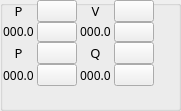
    <widget class="QGroupBox" name="groupBox_2">
     <property name="geometry">
      <rect>
       <x>10</x>
       <y>10</y>
       <width>181</width>
       <height>111</height>
      </rect>
     </property>
     <property name="title">
      <string/>
     </property>
     <widget class="QWidget" name="layoutWidget">
      <property name="geometry">
       <rect>
        <x>0</x>
        <y>0</y>
        <width>181</width>
        <height>107</height>
       </rect>
      </property>
      <layout class="QGridLayout" name="gridLayout">
       <property name="sizeConstraint">
        <enum>QLayout::SetFixedSize</enum>
       </property>
       <property name="spacing">
        <number>0</number>
       </property>
       <item row="0" column="0">
        <layout class="QVBoxLayout" name="verticalLayout_23">
         <item>
          <widget class="QLabel" name="King_Power_Label">
           <property name="font">
            <font>
             <family>Inter UI Medium</family>
             <pointsize>10</pointsize>
             <weight>50</weight>
             <bold>false</bold>
            </font>
           </property>
           <property name="lineWidth">
            <number>1</number>
           </property>
           <property name="text">
            <string>P</string>
           </property>
           <property name="alignment">
            <set>Qt::AlignCenter</set>
           </property>
          </widget>
         </item>
         <item>
          <widget class="QLabel" name="King_Power_live_label">
           <property name="sizePolicy">
            <sizepolicy hsizetype="Expanding" vsizetype="Preferred">
             <horstretch>0</horstretch>
             <verstretch>0</verstretch>
            </sizepolicy>
           </property>
           <property name="font">
            <font>
             <family>Inter UI Medium</family>
             <pointsize>9</pointsize>
            </font>
           </property>
           <property name="text">
            <string> 000.0 </string>
           </property>
          </widget>
         </item>
        </layout>
       </item>
       <item row="0" column="1">
        <layout class="QVBoxLayout" name="verticalLayout_22">
         <property name="spacing">
          <number>0</number>
         </property>
         <item>
          <widget class="QPushButton" name="King_Power_Up_Btn">
           <property name="styleSheet">
            <string notr="true">
#King_Power_Up_Btn{
border-image: url(:/img/480px_Green_Arrow_Up.png);

}
#King_Power_Up_Btn:pressed{
	
	border-image: url(:/img/480px_Red_Arrow_Up.png);
}</string>
           </property>
           <property name="text">
            <string/>
           </property>
          </widget>
         </item>
         <item>
          <widget class="QPushButton" name="King_Power_Down_Btn">
           <property name="styleSheet">
            <string notr="true">
#King_Power_Down_Btn{
border-image: url(:/img/480px_Green_Arrow_Down.png);
padding:2px;

}
#King_Power_Down_Btn:pressed{
	
	border-image: url(:/img/480px_Red_Arrow_Down.png);
}</string>
           </property>
           <property name="text">
            <string/>
           </property>
          </widget>
         </item>
        </layout>
       </item>
       <item row="0" column="2">
        <layout class="QVBoxLayout" name="verticalLayout_25">
         <property name="spacing">
          <number>0</number>
         </property>
         <item>
          <widget class="QLabel" name="King_Volt_Label">
           <property name="font">
            <font>
             <family>Inter UI Medium</family>
             <pointsize>10</pointsize>
             <weight>50</weight>
             <bold>false</bold>
            </font>
           </property>
           <property name="text">
            <string>V</string>
           </property>
           <property name="alignment">
            <set>Qt::AlignCenter</set>
           </property>
          </widget>
         </item>
         <item>
          <widget class="QLabel" name="King_Volt_live_label">
           <property name="sizePolicy">
            <sizepolicy hsizetype="Expanding" vsizetype="Preferred">
             <horstretch>0</horstretch>
             <verstretch>0</verstretch>
            </sizepolicy>
           </property>
           <property name="font">
            <font>
             <family>Inter UI Medium</family>
             <pointsize>9</pointsize>
            </font>
           </property>
           <property name="text">
            <string> 000.0 </string>
           </property>
          </widget>
         </item>
        </layout>
       </item>
       <item row="0" column="3">
        <layout class="QVBoxLayout" name="verticalLayout_24">
         <property name="spacing">
          <number>0</number>
         </property>
         <item>
          <widget class="QPushButton" name="King_Volt_Up_Btn">
           <property name="styleSheet">
            <string notr="true">
#King_Volt_Up_Btn{
border-image: url(:/img/480px_Green_Arrow_Up.png);

}
#King_Volt_Up_Btn:pressed{
	
	border-image: url(:/img/480px_Red_Arrow_Up.png);
}</string>
           </property>
           <property name="text">
            <string/>
           </property>
          </widget>
         </item>
         <item>
          <widget class="QPushButton" name="King_Volt_Down_Btn">
           <property name="styleSheet">
            <string notr="true">
#King_Volt_Down_Btn{
border-image: url(:/img/480px_Green_Arrow_Down.png);
padding:2px;

}
#King_Volt_Down_Btn:pressed{
	
	border-image: url(:/img/480px_Red_Arrow_Down.png);
}</string>
           </property>
           <property name="text">
            <string/>
           </property>
          </widget>
         </item>
        </layout>
       </item>
       <item row="1" column="0">
        <layout class="QVBoxLayout" name="verticalLayout_29">
         <property name="spacing">
          <number>0</number>
         </property>
         <item>
          <widget class="QLabel" name="King_Power_Label_2">
           <property name="font">
            <font>
             <family>Inter UI Medium</family>
             <pointsize>10</pointsize>
             <weight>50</weight>
             <bold>false</bold>
            </font>
           </property>
           <property name="text">
            <string>P</string>
           </property>
           <property name="alignment">
            <set>Qt::AlignCenter</set>
           </property>
          </widget>
         </item>
         <item>
          <widget class="QLabel" name="King_Power_live_label_2">
           <property name="sizePolicy">
            <sizepolicy hsizetype="Expanding" vsizetype="Preferred">
             <horstretch>0</horstretch>
             <verstretch>0</verstretch>
            </sizepolicy>
           </property>
           <property name="font">
            <font>
             <family>Inter UI Medium</family>
             <pointsize>9</pointsize>
            </font>
           </property>
           <property name="text">
            <string> 000.0 </string>
           </property>
          </widget>
         </item>
        </layout>
       </item>
       <item row="1" column="1">
        <layout class="QVBoxLayout" name="verticalLayout_26">
         <property name="spacing">
          <number>0</number>
         </property>
         <item>
          <widget class="QPushButton" name="King_Up_Power_Btn_lower">
           <property name="styleSheet">
            <string notr="true">
#King_Up_Power_Btn_lower{
border-image: url(:/img/480px_Green_Arrow_Up.png);

}
#King_Up_Power_Btn_lower:pressed{
	
	border-image: url(:/img/480px_Red_Arrow_Up.png);
}</string>
           </property>
           <property name="text">
            <string/>
           </property>
          </widget>
         </item>
         <item>
          <widget class="QPushButton" name="King_Down_Power_Btn_lower">
           <property name="styleSheet">
            <string notr="true">
#King_Down_Power_Btn_lower{
border-image: url(:/img/480px_Green_Arrow_Down.png);

}
#King_Down_Power_Btn_lower:pressed{
	
	border-image: url(:/img/480px_Red_Arrow_Down.png);
}</string>
           </property>
           <property name="text">
            <string/>
           </property>
          </widget>
         </item>
        </layout>
       </item>
       <item row="1" column="2">
        <layout class="QVBoxLayout" name="verticalLayout_28">
         <property name="spacing">
          <number>0</number>
         </property>
         <item>
          <widget class="QLabel" name="King_Power_Label_3">
           <property name="sizePolicy">
            <sizepolicy hsizetype="Preferred" vsizetype="Preferred">
             <horstretch>0</horstretch>
             <verstretch>0</verstretch>
            </sizepolicy>
           </property>
           <property name="font">
            <font>
             <family>Inter UI Medium</family>
             <pointsize>10</pointsize>
             <weight>50</weight>
             <bold>false</bold>
            </font>
           </property>
           <property name="text">
            <string>Q</string>
           </property>
           <property name="alignment">
            <set>Qt::AlignCenter</set>
           </property>
          </widget>
         </item>
         <item>
          <widget class="QLabel" name="King_Power_live_label_3">
           <property name="sizePolicy">
            <sizepolicy hsizetype="Expanding" vsizetype="Preferred">
             <horstretch>0</horstretch>
             <verstretch>0</verstretch>
            </sizepolicy>
           </property>
           <property name="font">
            <font>
             <family>Inter UI Medium</family>
             <pointsize>9</pointsize>
            </font>
           </property>
           <property name="text">
            <string> 000.0 </string>
           </property>
          </widget>
         </item>
        </layout>
       </item>
       <item row="1" column="3">
        <layout class="QVBoxLayout" name="verticalLayout_27">
         <property name="spacing">
          <number>0</number>
         </property>
         <item>
          <widget class="QPushButton" name="King_Up_Reactance_Btn_lower">
           <property name="styleSheet">
            <string notr="true">
#King_Up_Reactance_Btn_lower{
border-image: url(:/img/480px_Green_Arrow_Up.png);

}
#King_Up_Reactance_Btn_lower:pressed{
	
	border-image: url(:/img/480px_Red_Arrow_Up.png);
}</string>
           </property>
           <property name="text">
            <string/>
           </property>
          </widget>
         </item>
         <item>
          <widget class="QPushButton" name="King_Down_Reactance_Btn_lower">
           <property name="styleSheet">
            <string notr="true">
#King_Down_Reactance_Btn_lower{
border-image: url(:/img/480px_Green_Arrow_Down.png);

}
#King_Down_Reactance_Btn_lower:pressed{
	
	border-image: url(:/img/480px_Red_Arrow_Down.png);
}</string>
           </property>
           <property name="text">
            <string/>
           </property>
          </widget>
         </item>
        </layout>
       </item>
      </layout>
     </widget>
    </widget>
